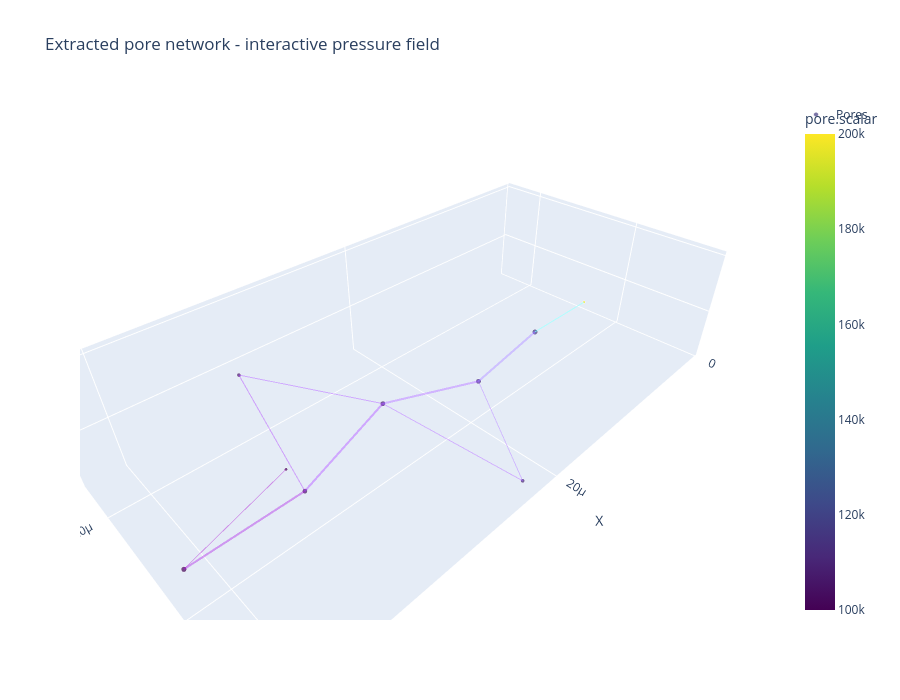

Notebook code for this chart:
### Markdown cell above
## Interactive network visualization

Visualize the extracted pore network with pores colored by pressure using Plotly for full 3D interactivity.

### Code cell
try:
    fig = plot_network_plotly(
        net,
        point_scalars=res.pore_pressure,
        max_throats=1000,
        title="Extracted pore network - interactive pressure field",
        layout_kwargs={"width": 900, "height": 700},
    )
    fig.show()
    print(f"Network: {net.Np} pores, {net.Nt} throats")
    print(
        f"Pressure range: {res.pore_pressure.min():.2e} to {res.pore_pressure.max():.2e} Pa"
    )
except ImportError as exc:
    print(exc)

### Figure 1 — Plotly figure (JSON) as saved in the notebook; plotly's stock layout.template omitted (floating-point values rounded to 4 significant figures)
{"data": [{"hoverinfo": "text", "marker": {"cmax": 200000, "cmin": 100000, "color": [117100.0, 112800.0, 110700.0, 108800.0, 106600.0, 104800.0, 100000.0, 100000.0, 200000.0], "colorbar": {"title": {"text": "pore.scalar"}}, "colorscale": [[0, "#440154"], [0.1111, "#482878"], [0.2222, "#3e4989"], [0.3333, "#31688e"], [0.4444, "#26828e"], [0.5556, "#1f9e89"], [0.6667, "#35b779"], [0.7778, "#6ece58"], [0.8889, "#b5de2b"], [1, "#fde725"]], "showscale": true, "size": [6.329, 6.066, 4.669, 6.076, 4.665, 6.0, 3.698, 6.387, 3.0], "sizemode": "diameter"}, "mode": "markers", "name": "Pores", "text": ["Pore 0<br>pore.scalar=1.171e+05<br>pore.diameter_equivalent=1.339e-05", "Pore 1<br>pore.scalar=1.128e+05<br>pore.diameter_equivalent=1.284e-05", "Pore 2<br>pore.scalar=1.107e+05<br>pore.diameter_equivalent=9.880e-06", "Pore 3<br>pore.scalar=1.088e+05<br>pore.diameter_equivalent=1.286e-05", "Pore 4<br>pore.scalar=1.066e+05<br>pore.diameter_equivalent=9.874e-06", "Pore 5<br>pore.scalar=1.048e+05<br>pore.diameter_equivalent=1.270e-05", "Pore 6<br>pore.scalar=1.000e+05<br>pore.diameter_equivalent=7.826e-06", "Pore 7<br>pore.scalar=1.000e+05<br>pore.diameter_equivalent=1.352e-05", "Pore 8<br>pore.scalar=2.000e+05<br>pore.diameter_equivalent=4.937e-06"], "type": "scatter3d", "x": [8.368e-06, 1.703e-05, 2.302e-05, 2.501e-05, 3.101e-05, 3.289e-05, 3.697e-05, 4.152e-05, 1e-06], "y": [2.69e-05, 2.805e-05, 3.708e-05, 2.594e-05, 1.692e-05, 2.711e-05, 3.304e-05, 2.804e-05, 2.7e-05], "z": [2.7e-05, 2.69e-05, 2.7e-05, 2.805e-05, 2.9e-05, 2.597e-05, 3.506e-05, 2.704e-05, 2.7e-05]}, {"hoverinfo": "text", "line": {"color": "rgba(69, 51, 126,0.4)", "width": 4.118}, "mode": "lines", "name": "Throats", "showlegend": false, "text": "Throat 0<br>avg(pore.scalar)=1.149e+05<br>throat.diameter_equivalent=1.173e-05", "type": "scatter3d", "x": [8.368e-06, 1.703e-05], "y": [2.69e-05, 2.805e-05], "z": [2.7e-05, 2.69e-05]}, {"hoverinfo": "text", "line": {"color": "rgba(37, 165, 133,0.4)", "width": 1.816}, "mode": "lines", "name": "Throats", "showlegend": false, "text": "Throat 1<br>avg(pore.scalar)=1.585e+05<br>throat.diameter_equivalent=5.171e-06", "type": "scatter3d", "x": [8.368e-06, 1e-06], "y": [2.69e-05, 2.7e-05], "z": [2.7e-05, 2.7e-05]}, {"hoverinfo": "text", "line": {"color": "rgba(71, 42, 121,0.4)", "width": 1.772}, "mode": "lines", "name": "Throats", "showlegend": false, "text": "Throat 2<br>avg(pore.scalar)=1.117e+05<br>throat.diameter_equivalent=5.046e-06", "type": "scatter3d", "x": [1.703e-05, 2.302e-05], "y": [2.805e-05, 3.708e-05], "z": [2.69e-05, 2.7e-05]}, {"hoverinfo": "text", "line": {"color": "rgba(72, 39, 119,0.4)", "width": 4.137}, "mode": "lines", "name": "Throats", "showlegend": false, "text": "Throat 3<br>avg(pore.scalar)=1.108e+05<br>throat.diameter_equivalent=1.178e-05", "type": "scatter3d", "x": [1.703e-05, 2.501e-05], "y": [2.805e-05, 2.594e-05], "z": [2.69e-05, 2.805e-05]}, {"hoverinfo": "text", "line": {"color": "rgba(72, 35, 116,0.4)", "width": 1.858}, "mode": "lines", "name": "Throats", "showlegend": false, "text": "Throat 4<br>avg(pore.scalar)=1.098e+05<br>throat.diameter_equivalent=5.293e-06", "type": "scatter3d", "x": [2.302e-05, 2.501e-05], "y": [3.708e-05, 2.594e-05], "z": [2.7e-05, 2.805e-05]}, {"hoverinfo": "text", "line": {"color": "rgba(71, 28, 109,0.4)", "width": 1.941}, "mode": "lines", "name": "Throats", "showlegend": false, "text": "Throat 5<br>avg(pore.scalar)=1.077e+05<br>throat.diameter_equivalent=5.528e-06", "type": "scatter3d", "x": [2.501e-05, 3.101e-05], "y": [2.594e-05, 1.692e-05], "z": [2.805e-05, 2.9e-05]}, {"hoverinfo": "text", "line": {"color": "rgba(70, 25, 106,0.4)", "width": 4.118}, "mode": "lines", "name": "Throats", "showlegend": false, "text": "Throat 6<br>avg(pore.scalar)=1.068e+05<br>throat.diameter_equivalent=1.173e-05", "type": "scatter3d", "x": [2.501e-05, 3.289e-05], "y": [2.594e-05, 2.711e-05], "z": [2.805e-05, 2.597e-05]}, {"hoverinfo": "text", "line": {"color": "rgba(70, 21, 102,0.4)", "width": 2.059}, "mode": "lines", "name": "Throats", "showlegend": false, "text": "Throat 7<br>avg(pore.scalar)=1.057e+05<br>throat.diameter_equivalent=5.863e-06", "type": "scatter3d", "x": [3.101e-05, 3.289e-05], "y": [1.692e-05, 2.711e-05], "z": [2.9e-05, 2.597e-05]}, {"hoverinfo": "text", "line": {"color": "rgba(69, 9, 92,0.4)", "width": 4.118}, "mode": "lines", "name": "Throats", "showlegend": false, "text": "Throat 8<br>avg(pore.scalar)=1.024e+05<br>throat.diameter_equivalent=1.173e-05", "type": "scatter3d", "x": [3.289e-05, 4.152e-05], "y": [2.711e-05, 2.804e-05], "z": [2.597e-05, 2.704e-05]}, {"hoverinfo": "text", "line": {"color": "rgba(68, 1, 84,0.4)", "width": 1.585}, "mode": "lines", "name": "Throats", "showlegend": false, "text": "Throat 9<br>avg(pore.scalar)=1.000e+05<br>throat.diameter_equivalent=4.514e-06", "type": "scatter3d", "x": [3.697e-05, 4.152e-05], "y": [3.304e-05, 2.804e-05], "z": [3.506e-05, 2.704e-05]}], "layout": {"height": 700, "hovermode": "closest", "scene": {"aspectmode": "data", "xaxis": {"title": {"text": "X"}}, "yaxis": {"title": {"text": "Y"}}, "zaxis": {"title": {"text": "Z"}}}, "title": {"text": "Extracted pore network - interactive pressure field"}, "width": 900}}
